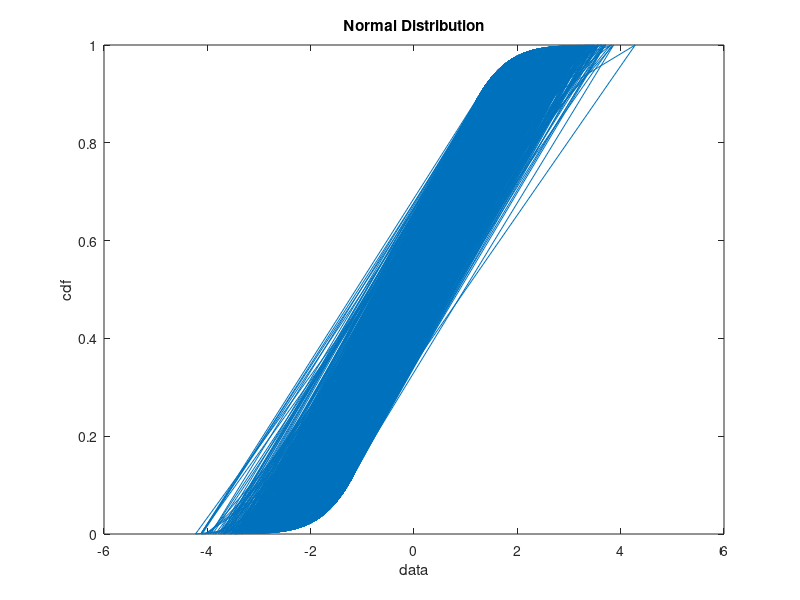
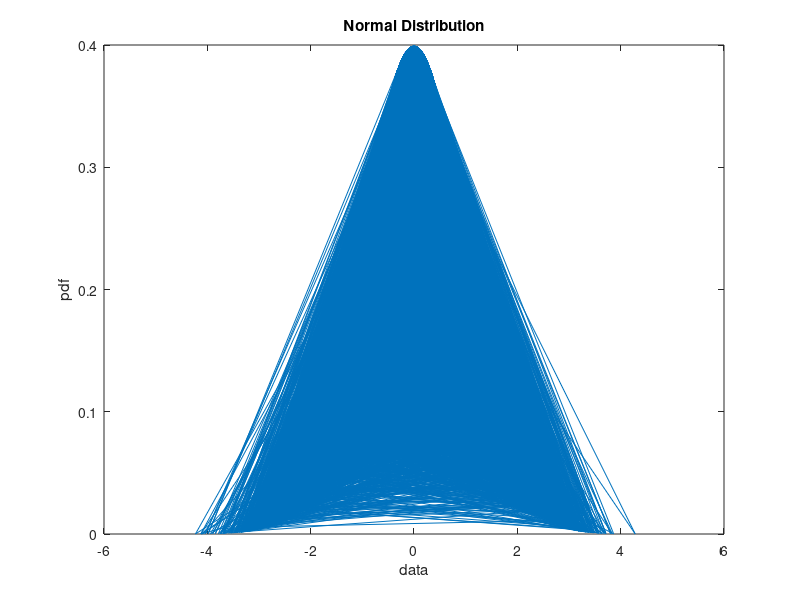

MATLAB code for these plots, in order:
% [+] AmirHossein Aliyan
% [+] 991771231


% clear output
clc
clear all

% define N and x
N = 100000;
X = randn(1, N);

mu = 0;
sigma = 1;
pd = makedist('Normal', 'mu', mu, 'sigma', sigma);

fun = @(x) ((1) ./ sqrt(sigma.*2.*pi)) .* exp(((-1) ./ (2)) .* ((x - mu) ./sigma));

PDFTHEORY = integral(fun, 0, 1);

cdf_var = cdf(pd, X);
pdf_var = pdf(pd, X);

% draw cdf and pdf
figure; plot(X, cdf_var); xlabel('data'); ylabel('cdf'); title('Normal Distribution');
figure; plot(X, pdf_var); xlabel('data'); ylabel('pdf'); title('Normal Distribution');

% histogram
%figure;hist(X);

% avg, var and covar
average = mean(X);
variance = var(X);
correlation = variance + (average).^2;

disp(['Theory  : ' num2str(PDFTHEORY)]);
disp(['average  : ' num2str(average)]);
disp(['variance : ' num2str(variance)]);
disp(['correlation : ' num2str(correlation)]);
